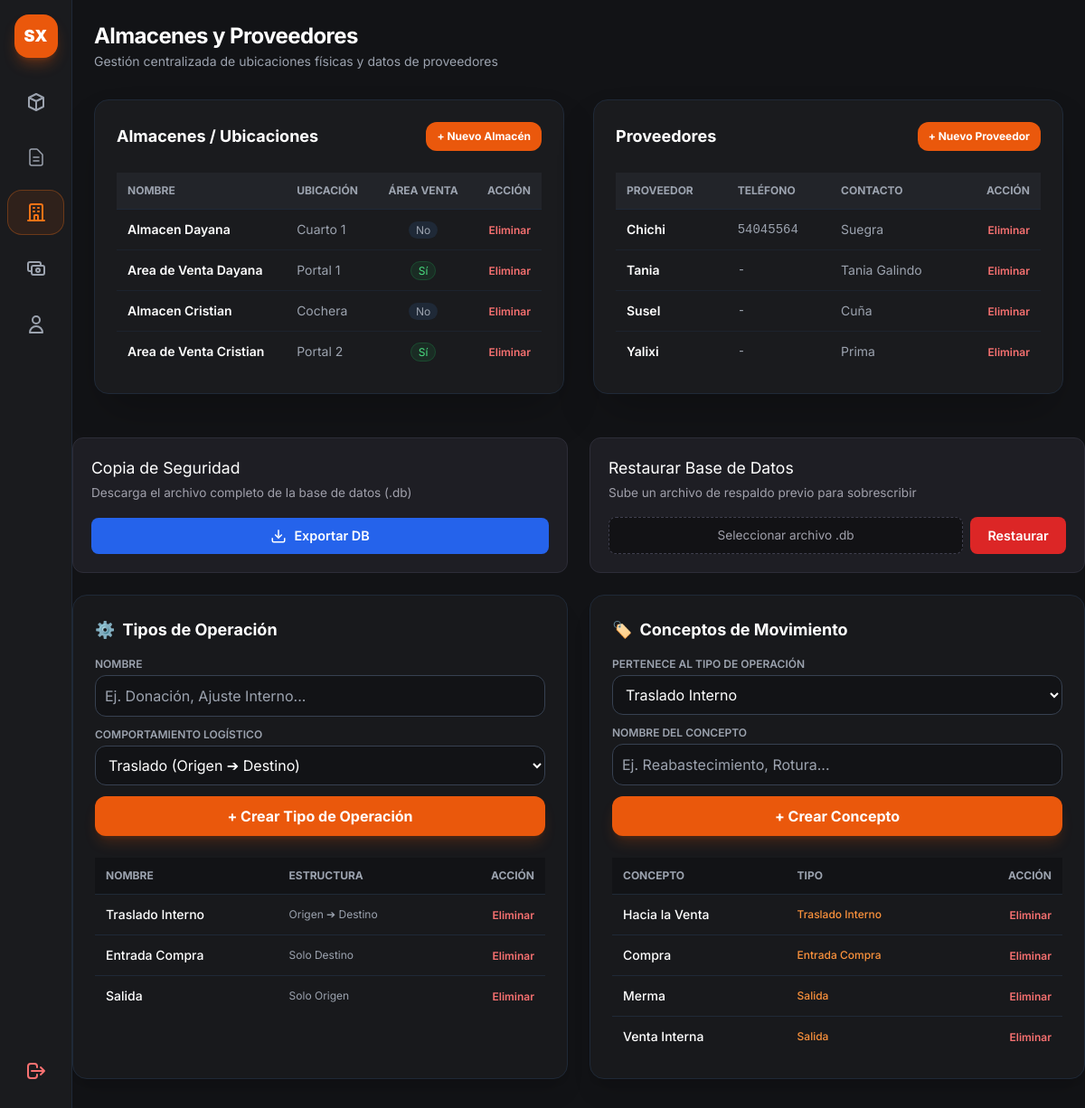
/admin/gestion-entidades (signed in), run on an earlier commit of the app's database.
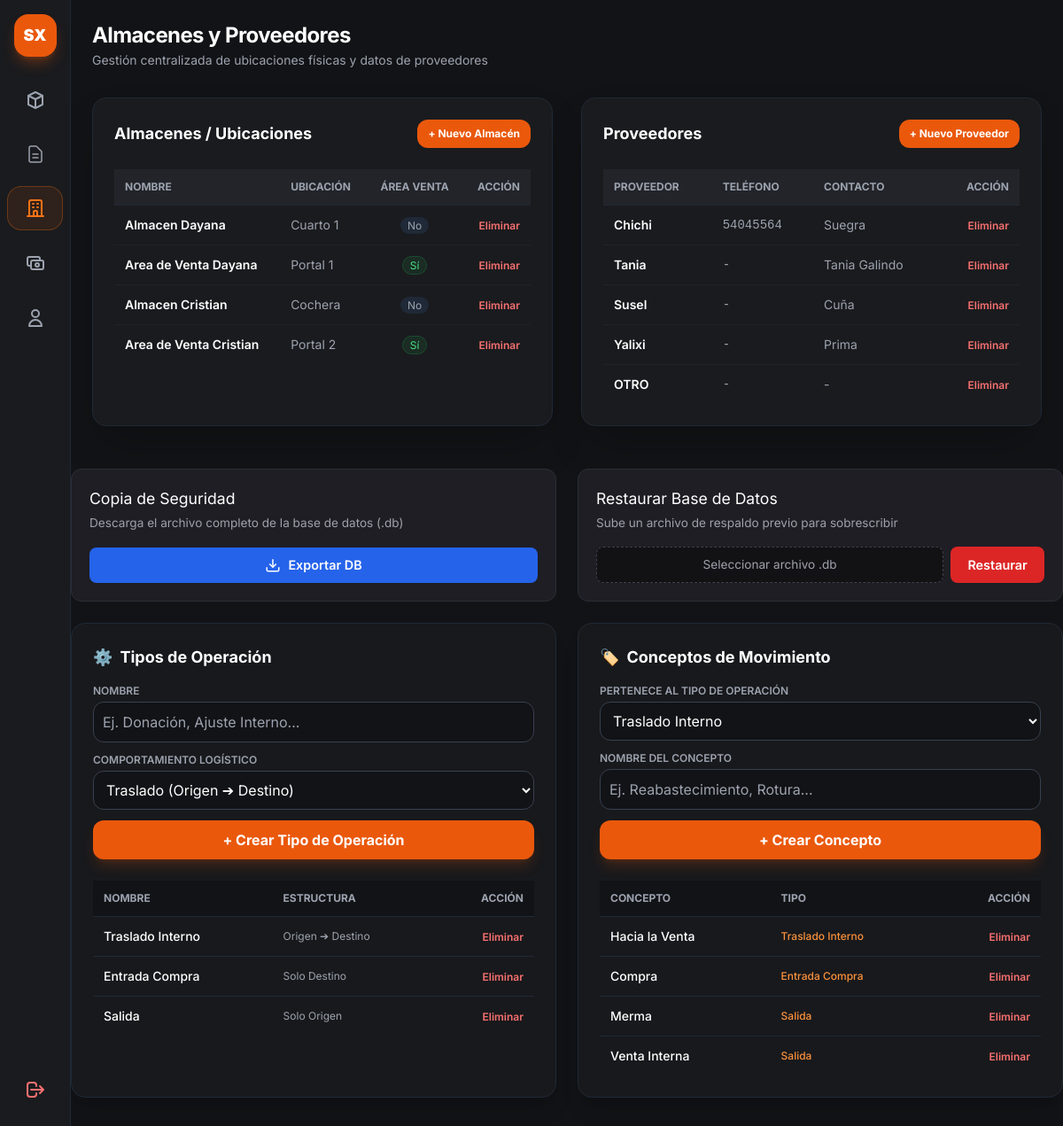
And on a later commit of the database.
### app.py (models this page shows)
class Almacen(db.Model):
    __tablename__ = 'almacenes'
    id = db.Column(db.Integer, primary_key=True)
    nombre = db.Column(db.String(100), nullable=False, unique=True)
    ubicacion = db.Column(db.String(150), nullable=True)
    es_area_venta = db.Column(db.Boolean, default=False)
    stocks = db.relationship('StockAlmacen', backref='almacen', cascade="all, delete-orphan", lazy=True)

class Proveedor(db.Model):
    __tablename__ = 'proveedores'
    id = db.Column(db.Integer, primary_key=True)
    nombre = db.Column(db.String(100), nullable=False, unique=True)
    telefono = db.Column(db.String(30), nullable=True)
    contacto = db.Column(db.String(100), nullable=True)

class TipoOperacion(db.Model):
    __tablename__ = 'tipos_operacion'
    id = db.Column(db.Integer, primary_key=True)
    nombre = db.Column(db.String(50), nullable=False) # Ej: "Traslado Interno", "Entrada de Inventario", "Salida / Ajuste"
    codigo = db.Column(db.String(20), unique=True, nullable=False) # 'traslado', 'entrada', 'salida'
    requiere_origen = db.Column(db.Boolean, default=True)
    requiere_destino = db.Column(db.Boolean, default=True)
    conceptos = db.relationship('ConceptoMovimiento', backref='tipo', cascade='all, delete-orphan', lazy=True)

class ConceptoMovimiento(db.Model):
    __tablename__ = 'conceptos_movimiento'
    id = db.Column(db.Integer, primary_key=True)
    nombre = db.Column(db.String(100), nullable=False)
    tipo_id = db.Column(db.Integer, db.ForeignKey('tipos_operacion.id'), nullable=False)

### app.py (the view)
@app.route('/admin/gestion-entidades', methods=['GET'])
def vista_gestion_entidades():
    if 'user' not in session or session.get('rol') != 'admin':
        return redirect(url_for('login'))
    almacenes = Almacen.query.all()
    proveedores = Proveedor.query.all()
    tipos_operacion = TipoOperacion.query.all()
    conceptos = ConceptoMovimiento.query.all()
    return render_template(
        'admin_gestion.html',
        almacenes=almacenes,
        proveedores=proveedores,
        tipos_operacion=tipos_operacion,
        conceptos=conceptos
    )

### templates/admin_gestion.html (shortened to what this page needs)
{% extends "base.html" %}
{% block content %}
<main class="p-6 space-y-8 flex-1">
    <header class="flex justify-between items-center">
        <div>
            <h1 class="text-2xl font-bold text-white tracking-tight">Almacenes y Proveedores</h1>
            <p class="text-sm text-gray-400 mt-0.5">Gestión centralizada de ubicaciones físicas y datos de proveedores
            </p>
        </div>
    </header>
    <div class="grid grid-cols-1 lg:grid-cols-2 gap-8">
        <section class="bg-[#1a1b1e] border border-gray-800 rounded-2xl p-6 shadow-2xl flex flex-col justify-between">
            <div>
                <div class="flex justify-between items-center mb-6">
                    <h2 class="text-lg font-bold text-white">Almacenes / Ubicaciones</h2>
                    <button onclick="abrirModalAlmacen()"
                        class="px-3 py-2 bg-orange-600 hover:bg-orange-500 text-white text-xs font-bold rounded-xl transition">
                        + Nuevo Almacén
                    </button>
                </div>
                <div class="overflow-x-auto">
                    <table class="w-full text-left border-collapse text-sm">
                        <thead>
                            <tr
                                class="border-b border-gray-800 text-xs font-semibold text-gray-400 uppercase bg-[#222429]">
                                <th class="p-3">Nombre</th>
                                <th class="p-3">Ubicación</th>
                                <th class="p-3 text-center">Área Venta</th>
                                <th class="p-3 text-right">Acción</th>
                            </tr>
                        </thead>
                        <tbody class="divide-y divide-gray-800/60">
                            {% for a in almacenes %}
                            <tr class="hover:bg-gray-800/30">
                                <td class="p-3 font-semibold text-white">{{ a.nombre }}</td>
                                <td class="p-3 text-gray-400">{{ a.ubicacion if a.ubicacion else '-' }}</td>
                                <td class="p-3 text-center">
                                    {% if a.es_area_venta %}
                                    <span
                                        class="px-2 py-0.5 text-xs bg-green-500/10 text-green-400 border border-green-500/20 rounded-full">Sí</span>
                                    {% else %}
                                    <span class="px-2 py-0.5 text-xs bg-gray-800 text-gray-400 rounded-full">No</span>
                                    {% endif %}
                                </td>
                                <td class="p-3 text-right">
                                    <form action="{{ url_for('eliminar_almacen', id=a.id) }}" method="POST"
                                        onsubmit="return confirm('¿Eliminar almacén?');">
                                        <button type="submit"
                                            class="text-red-400 hover:text-red-300 text-xs font-semibold">Eliminar</button>
                                    </form>
                                </td>
                            </tr>
                            {% else %}
                            <tr>
                                <td colspan="4" class="p-4 text-center text-gray-500">No hay almacenes creados.</td>
                            </tr>
                            {% endfor %}
                        </tbody>
                    </table>
                </div>
            </div>
        </section>
        <section class="bg-[#1a1b1e] border border-gray-800 rounded-2xl p-6 shadow-2xl flex flex-col justify-between">
            <div>
                <div class="flex justify-between items-center mb-6">
                    <h2 class="text-lg font-bold text-white">Proveedores</h2>
                    <button onclick="abrirModalProveedor()"
                        class="px-3 py-2 bg-orange-600 hover:bg-orange-500 text-white text-xs font-bold rounded-xl transition">
                        + Nuevo Proveedor
                    </button>
                </div>
                <div class="overflow-x-auto">
                    <table class="w-full text-left border-collapse text-sm">
                        <thead>
                            <tr
                                class="border-b border-gray-800 text-xs font-semibold text-gray-400 uppercase bg-[#222429]">
                                <th class="p-3">Proveedor</th>
                                <th class="p-3">Teléfono</th>
                                <th class="p-3">Contacto</th>
                                <th class="p-3 text-right">Acción</th>
                            </tr>
                        </thead>
                        <tbody class="divide-y divide-gray-800/60">
                            {% for p in proveedores %}
                            <tr class="hover:bg-gray-800/30">
                                <td class="p-3 font-semibold text-white">{{ p.nombre }}</td>
                                <td class="p-3 text-gray-400 font-mono">{{ p.telefono if p.telefono else '-' }}</td>
                                <td class="p-3 text-gray-400">{{ p.contacto if p.contacto else '-' }}</td>
                                <td class="p-3 text-right">
                                    <form action="{{ url_for('eliminar_proveedor', id=p.id) }}" method="POST"
                                        onsubmit="return confirm('¿Eliminar proveedor?');">
                                        <button type="submit"
                                            class="text-red-400 hover:text-red-300 text-xs font-semibold">Eliminar</button>
                                    </form>
                                </td>
                            </tr>
                            {% else %}
                            <tr>
                                <td colspan="4" class="p-4 text-center text-gray-500">No hay proveedores creados.</td>
                            </tr>
                            {% endfor %}
                        </tbody>
                    </table>
                </div>
            </div>
        </section>
    </div>
</main>
<div class="db-tools-container">
    <div class="db-card">
        <div class="db-card-info">
            <h3>Copia de Seguridad</h3>
            <p>Descarga el archivo completo de la base de datos (.db)</p>
        </div>
        <a href="{{ url_for('exportar_db') }}" class="btn-db btn-export">
            <svg width="18" height="18" viewBox="0 0 24 24" fill="none" stroke="currentColor" stroke-width="2">
                <path d="M21 15v4a2 2 0 0 1-2 2H5a2 2 0 0 1-2-2v-4" />
                <polyline points="7 10 12 15 17 10" />
                <line x1="12" y1="15" x2="12" y2="3" />
            </svg>
            Exportar DB
        </a>
    </div>
    <div class="db-card">
        <div class="db-card-info">
            <h3>Restaurar Base de Datos</h3>
            <p>Sube un archivo de respaldo previo para sobrescribir</p>
        </div>
        <form action="{{ url_for('importar_db') }}" method="POST" enctype="multipart/form-data" class="restore-form">
            <label for="archivo_db" class="file-dropzone">
                <span id="file-label-text">Seleccionar archivo .db</span>
            </label>
            <button type="submit" class="btn-db btn-import">
                Restaurar
            </button>
        </form>
    </div>
</div>
<div class="grid grid-cols-1 lg:grid-cols-2 gap-6 mb-8">
    <div class="bg-[#18191c] border border-gray-800 rounded-2xl p-6 shadow-xl">
        <h2 class="text-lg font-bold text-white mb-4 flex items-center gap-2">
            <span>⚙️</span> Tipos de Operación
        </h2>
        <form action="/admin/tipo-operacion/nuevo" method="POST" class="space-y-3 mb-6">
            <div>
                <label class="block text-xs font-semibold text-gray-400 uppercase mb-1">Nombre</label>
                <input type="text" name="nombre" required placeholder="Ej. Donación, Ajuste Interno..."
                    class="w-full bg-[#121316] border border-gray-700 rounded-xl p-2.5 text-white focus:border-orange-500 focus:outline-none">
            </div>
            <div>
                <label class="block text-xs font-semibold text-gray-400 uppercase mb-1">Comportamiento Logístico</label>
                <select name="comportamiento" required
                    class="w-full bg-[#121316] border border-gray-700 rounded-xl p-2.5 text-white focus:border-orange-500 focus:outline-none">
                    <option value="traslado">Traslado (Origen ➔ Destino)</option>
                </select>
            </div>
            <button type="submit"
                class="w-full bg-orange-600 hover:bg-orange-500 text-white font-bold p-2.5 rounded-xl transition-all shadow-lg shadow-orange-600/20">
                + Crear Tipo de Operación
            </button>
        </form>
        <div class="overflow-x-auto">
            <table class="w-full text-left text-sm text-gray-300">
                <thead class="text-xs uppercase bg-[#121316] text-gray-400 border-b border-gray-800">
                    <tr>
                        <th class="p-3">Nombre</th>
                        <th class="p-3">Estructura</th>
                        <th class="p-3 text-right">Acción</th>
                    </tr>
                </thead>
                <tbody class="divide-y divide-gray-800">
                    {% for t in tipos_operacion %}
                    <tr class="hover:bg-gray-800/40">
                        <td class="p-3 font-medium text-white">{{ t.nombre }}</td>
                        <td class="p-3 text-xs text-gray-400">
                            {% if t.requiere_origen and t.requiere_destino %} Origen ➔ Destino
                            {% elif t.requiere_destino %} Solo Destino
                            {% else %} Solo Origen {% endif %}
                        </td>
                        <td class="p-3 text-right">
                            <form action="/admin/tipo-operacion/eliminar/{{ t.id }}" method="POST" class="inline"
                                onsubmit="return confirm('¿Eliminar tipo de operación?');">
                                <button type="submit"
                                    class="text-red-400 hover:text-red-300 font-semibold text-xs">Eliminar</button>
                            </form>
                        </td>
                    </tr>
                    {% endfor %}
                </tbody>
            </table>
        </div>
    </div>
    <div class="bg-[#18191c] border border-gray-800 rounded-2xl p-6 shadow-xl">
        <h2 class="text-lg font-bold text-white mb-4 flex items-center gap-2">
            <span>🏷️</span> Conceptos de Movimiento
        </h2>
        <form action="/admin/concepto/nuevo" method="POST" class="space-y-3 mb-6">
            <div>
                <label class="block text-xs font-semibold text-gray-400 uppercase mb-1">Pertenece al Tipo de
                    Operación</label>
                <select name="tipo_id" required
                    class="w-full bg-[#121316] border border-gray-700 rounded-xl p-2.5 text-white focus:border-orange-500 focus:outline-none">
                    {% for t in tipos_operacion %}
                    <option value="{{ t.id }}">{{ t.nombre }}</option>
                    {% endfor %}
                </select>
            </div>
            <div>
                <label class="block text-xs font-semibold text-gray-400 uppercase mb-1">Nombre del Concepto</label>
                <input type="text" name="nombre" required placeholder="Ej. Reabastecimiento, Rotura..."
                    class="w-full bg-[#121316] border border-gray-700 rounded-xl p-2.5 text-white focus:border-orange-500 focus:outline-none">
            </div>
            <button type="submit"
                class="w-full bg-orange-600 hover:bg-orange-500 text-white font-bold p-2.5 rounded-xl transition-all shadow-lg shadow-orange-600/20">
                + Crear Concepto
            </button>
        </form>
        <div class="overflow-x-auto">
            <table class="w-full text-left text-sm text-gray-300">
                <thead class="text-xs uppercase bg-[#121316] text-gray-400 border-b border-gray-800">
                    <tr>
                        <th class="p-3">Concepto</th>
                        <th class="p-3">Tipo</th>
                        <th class="p-3 text-right">Acción</th>
                    </tr>
                </thead>
                <tbody class="divide-y divide-gray-800">
                    {% for c in conceptos %}
                    <tr class="hover:bg-gray-800/40">
                        <td class="p-3 font-medium text-white">{{ c.nombre }}</td>
                        <td class="p-3 text-xs text-orange-400 font-medium">{{ c.tipo.nombre }}</td>
                        <td class="p-3 text-right">
                            <form action="/admin/concepto/eliminar/{{ c.id }}" method="POST" class="inline"
                                onsubmit="return confirm('¿Eliminar concepto?');">
                                <button type="submit"
                                    class="text-red-400 hover:text-red-300 font-semibold text-xs">Eliminar</button>
                            </form>
                        </td>
                    </tr>
                    {% endfor %}
                </tbody>
            </table>
        </div>
    </div>
</div>
{% endblock %}

What changed in the data, as far as the page shows it:
added Proveedor: nombre "OTRO", telefono "-", contacto "-"
